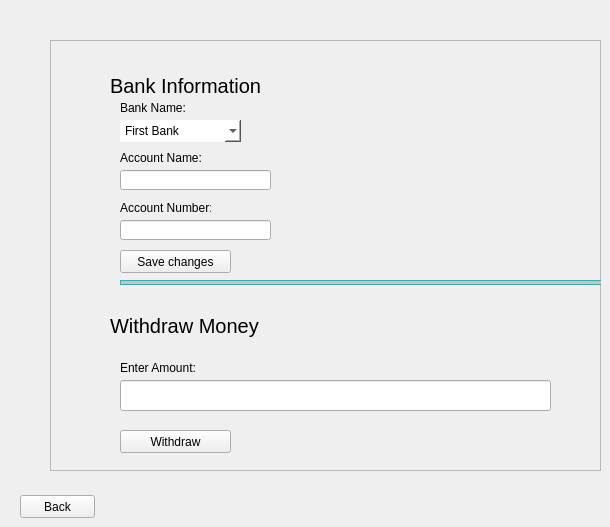
       <widget class="QWidget" name="settings_bank_page">
        <widget class="QFrame" name="frame_14">
         <property name="geometry">
          <rect>
           <x>50</x>
           <y>40</y>
           <width>551</width>
           <height>431</height>
          </rect>
         </property>
         <property name="styleSheet">
          <string notr="true">border-bottom: 5px solid;
border-right: 5px solid;
border-color: rgb(192, 198, 200);</string>
         </property>
         <property name="frameShape">
          <enum>QFrame::StyledPanel</enum>
         </property>
         <property name="frameShadow">
          <enum>QFrame::Raised</enum>
         </property>
         <widget class="QPushButton" name="save_bank_info_button_seller">
          <property name="geometry">
           <rect>
            <x>70</x>
            <y>210</y>
            <width>111</width>
            <height>23</height>
           </rect>
          </property>
          <property name="styleSheet">
           <string notr="true">
QPushButton {
                
	background-color: blue;
                border: none;
                border-radius: 5px;

				color: white
            }
QPushButton:hover {
                background-color: gray;
            };
</string>
          </property>
          <property name="text">
           <string>Save changes</string>
          </property>
         </widget>
         <widget class="QLineEdit" name="account_number_edit">
          <property name="geometry">
           <rect>
            <x>70</x>
            <y>180</y>
            <width>151</width>
            <height>20</height>
           </rect>
          </property>
         </widget>
         <widget class="QPushButton" name="withdraw_money_button">
          <property name="geometry">
           <rect>
            <x>70</x>
            <y>390</y>
            <width>111</width>
            <height>23</height>
           </rect>
          </property>
          <property name="styleSheet">
           <string notr="true">
QPushButton {
                
	background-color: blue;
                border: none;
                border-radius: 5px;

				color: white
            }
QPushButton:hover {
                background-color: gray;
            };
</string>
          </property>
          <property name="text">
           <string>Withdraw</string>
          </property>
         </widget>
         <widget class="QLabel" name="label_35">
          <property name="geometry">
           <rect>
            <x>60</x>
            <y>270</y>
            <width>171</width>
            <height>31</height>
           </rect>
          </property>
          <property name="styleSheet">
           <string notr="true">font-size: 20px;
border: none
</string>
          </property>
          <property name="text">
           <string>Withdraw Money</string>
          </property>
         </widget>
         <widget class="QLineEdit" name="withdraw_money_line_edit">
          <property name="geometry">
           <rect>
            <x>70</x>
            <y>340</y>
            <width>431</width>
            <height>31</height>
           </rect>
          </property>
         </widget>
         <widget class="QFrame" name="frame_15">
          <property name="geometry">
           <rect>
            <x>70</x>
            <y>240</y>
            <width>500</width>
            <height>5</height>
           </rect>
          </property>
          <property name="styleSheet">
           <string notr="true">background-color: rgb(0, 255, 255);</string>
          </property>
          <property name="frameShape">
           <enum>QFrame::StyledPanel</enum>
          </property>
          <property name="frameShadow">
           <enum>QFrame::Raised</enum>
          </property>
         </widget>
         <widget class="QLabel" name="label_36">
          <property name="geometry">
           <rect>
            <x>70</x>
            <y>320</y>
            <width>101</width>
            <height>16</height>
           </rect>
          </property>
          <property name="styleSheet">
           <string notr="true">border: none
</string>
          </property>
          <property name="text">
           <string>Enter Amount:</string>
          </property>
         </widget>
         <widget class="QLabel" name="label_37">
          <property name="geometry">
           <rect>
            <x>60</x>
            <y>30</y>
            <width>171</width>
            <height>31</height>
           </rect>
          </property>
          <property name="styleSheet">
           <string notr="true">font-size: 20px;
border: none
</string>
          </property>
          <property name="text">
           <string>Bank Information</string>
          </property>
         </widget>
         <widget class="QComboBox" name="bank_name_combo_box">
          <property name="geometry">
           <rect>
            <x>70</x>
            <y>80</y>
            <width>121</width>
            <height>22</height>
           </rect>
          </property>
          <property name="styleSheet">
           <string notr="true">border: none;
background-color: white</string>
          </property>
          <item>
           <property name="text">
            <string>First Bank</string>
           </property>
          </item>
          <item>
           <property name="text">
            <string>Access Bank</string>
           </property>
          </item>
          <item>
           <property name="text">
            <string>GTB Bank</string>
           </property>
          </item>
          <item>
           <property name="text">
            <string>Eco Bank</string>
           </property>
          </item>
         </widget>
         <widget class="QLabel" name="label_38">
          <property name="geometry">
           <rect>
            <x>70</x>
            <y>60</y>
            <width>101</width>
            <height>16</height>
           </rect>
          </property>
          <property name="styleSheet">
           <string notr="true">border: none
</string>
          </property>
          <property name="text">
           <string>Bank Name:</string>
          </property>
         </widget>
         <widget class="QLabel" name="label_34">
          <property name="geometry">
           <rect>
            <x>70</x>
            <y>160</y>
            <width>91</width>
            <height>16</height>
           </rect>
          </property>
          <property name="styleSheet">
           <string notr="true">border: none
</string>
          </property>
          <property name="text">
           <string>Account Number:</string>
          </property>
         </widget>
         <widget class="QLineEdit" name="account_name_edit">
          <property name="geometry">
           <rect>
            <x>70</x>
            <y>130</y>
            <width>151</width>
            <height>20</height>
           </rect>
          </property>
         </widget>
         <widget class="QLabel" name="label_40">
          <property name="geometry">
           <rect>
            <x>70</x>
            <y>110</y>
            <width>101</width>
            <height>16</height>
           </rect>
          </property>
          <property name="styleSheet">
           <string notr="true">border: none
</string>
          </property>
          <property name="text">
           <string>Account Name:</string>
          </property>
         </widget>
        </widget>
        <widget class="QPushButton" name="back_to_settings_page_button_2">
         <property name="geometry">
          <rect>
           <x>20</x>
           <y>495</y>
           <width>75</width>
           <height>23</height>
          </rect>
         </property>
         <property name="styleSheet">
          <string notr="true">
QPushButton {
                
	background-color: blue;
                border: none;
                border-radius: 5px;

				color: white
            }
QPushButton:hover {
                background-color: gray;
            };
</string>
         </property>
         <property name="text">
          <string>Back</string>
         </property>
        </widget>
       </widget>
